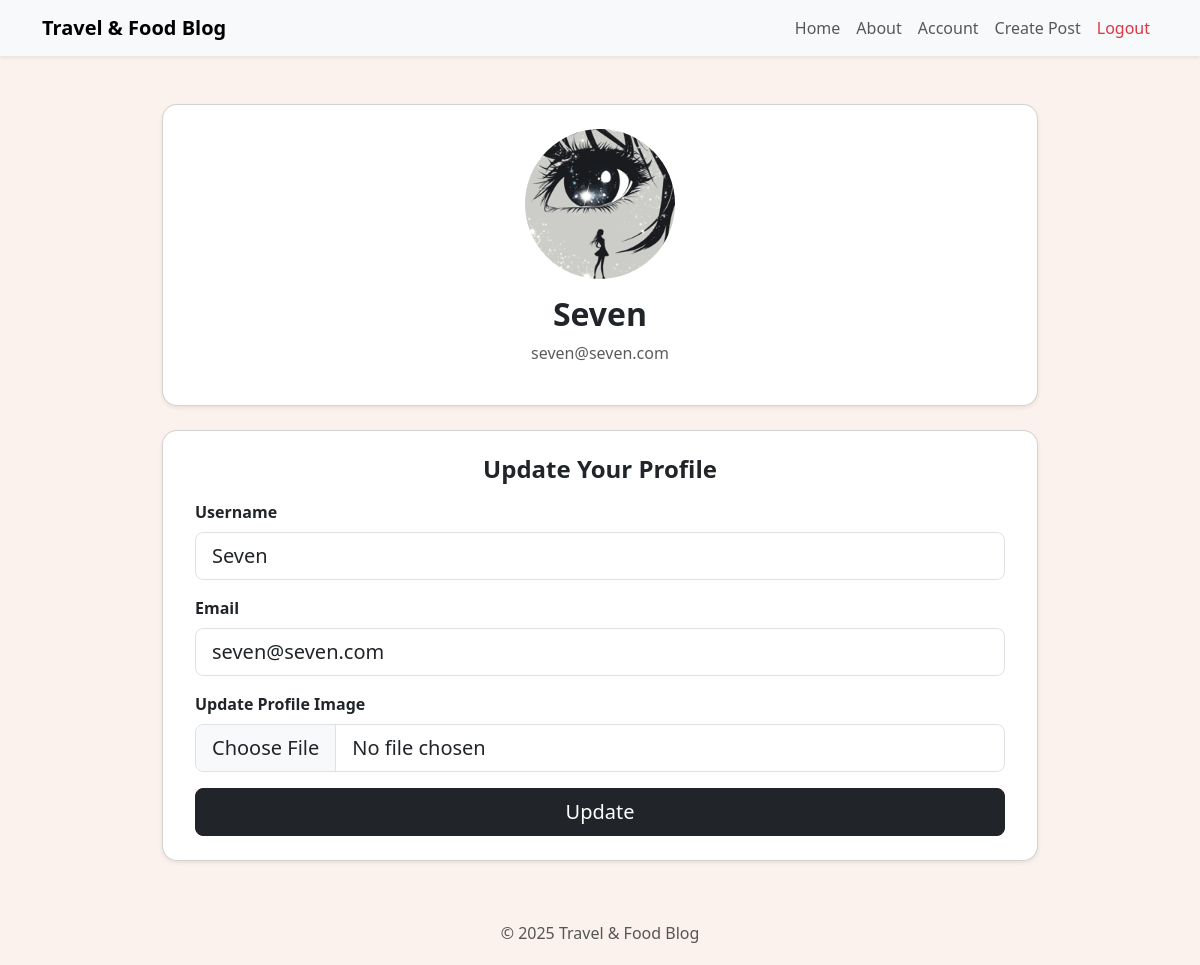
The page /account (signed in) on the database its author committed.
### travelcompanyblog/models.py (models this page shows, shortened)
class User(db.Model, UserMixin):
    __tablename__ = 'users'
    id = db.Column(db.Integer, primary_key=True)
    profile_image = db.Column(db.String(64), nullable=False, default='default_profile.png')
    email = db.Column(db.String(64), unique=True, index=True)
    username = db.Column(db.String(64), unique=True, index=True)
    password_hash = db.Column(db.String(128))
    posts = db.relationship('BlogPost', backref='author', lazy=True)

### travelcompanyblog/users/views.py (the view)
@users.route('/account', methods=['GET', 'POST'])
@login_required
def account():
    form = UpdateUserForm()
    if form.validate_on_submit():
        if form.picture.data:
            username = current_user.username
            pic = add_profile_pic(form.picture.data, username)
            current_user.profile_image = pic
        current_user.username = form.username.data
        current_user.email = form.email.data
        db.session.commit()
        flash('User Account Updated!')
        return redirect(url_for('users.account'))
    elif request.method == 'GET':
        form.username.data = current_user.username
        form.email.data = current_user.email
    profile_image = url_for('static', filename='profile_pics/' + current_user.profile_image)
    return render_template('account.html', profile_image=profile_image, form=form)

### travelcompanyblog/users/forms.py (shortened to what this page needs)
class UpdateUserForm(FlaskForm):
    email = StringField('Email', validators=[DataRequired(), Email()])
    username = StringField('Username', validators=[DataRequired(), Length(min=2, max=20)])
    picture = FileField('Update Profile Image', validators=[FileAllowed(['jpg', 'png'], 'Only .jpg and .png images are allowed!')])
    submit = SubmitField('Update')

### travelcompanyblog/models.py (called while the page is built)
@login_manager.user_loader
def load_user(user_id):
    return User.query.get(int(user_id))

### travelcompanyblog/templates/account.html (shortened to what this page needs)
{% extends "base.html" %}
{% block content %}
   <div class="container mt-5" style="max-width: 900px;">
    <div class="card shadow-sm p-4 mb-4" style="border-radius: 15px;">
        <div class="text-center">
            <img src="{{ url_for('static', filename='profile_pics/' + current_user.profile_image) }}"
                 class="rounded-circle mb-3"
                 width="150" height="150" style="object-fit: cover;">
            <h2 class="fw-bold">{{ current_user.username }}</h2>
            <p class="text-muted">{{ current_user.email }}</p>
        </div>
    </div>
    <div class="card shadow-sm p-4" style="border-radius: 15px;">
        <h4 class="mb-3 fw-semibold text-center">Update Your Profile</h4>
        <form method="POST" enctype="multipart/form-data" class="px-2">
           <div class="mb-3">
                {{ form.username.label(class='form-label fw-semibold') }}
                {{ form.username(class='form-control form-control-lg') }}
            </div>
           <div class="mb-3">
                {{ form.email.label(class='form-label fw-semibold') }}
                {{ form.email(class='form-control form-control-lg') }}
            </div>
             <div class="mb-3">
                {{ form.picture.label(class='form-label fw-semibold') }}
                {{ form.picture(class='form-control form-control-lg') }}
            </div>
             <div class="d-grid">
                {{ form.submit(class='btn btn-dark btn-lg') }}
            </div>
        </form>
    </div>
    </div>
{% endblock %}

### travelcompanyblog/templates/base.html (style rules this page uses)
body { background: #FBF2ED; }

### rows shown on the page
User: profile_image (picture), username "Seven", email "seven@seven.com"

### other values the page prints
{{ current_year if current_year else "2025" }} "2025"
